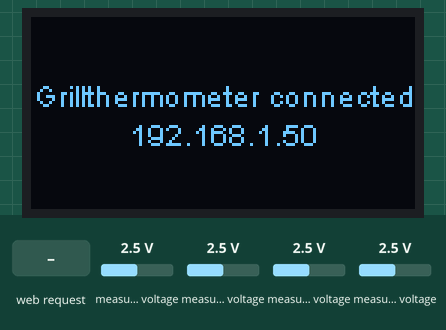
This sketch was run on a simulated ESP8266 (NodeMCU). On the bench: 128×64 one-colour display. The test bench sets the inputs (shaded band); at power-on: measured voltage 2.5 V. WiFi joins after 1.5 s; servers stay silent unless stated; storage starts empty; what the sketch prints to the serial monitor is not drawn.

Above: at 2.7 s.
2.8 s: HTTP request GET /temperature1 received
Timing chart, 0 to 5.8 s (numbered marks = the images above; inputs shaded):
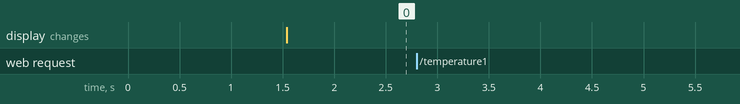

Measured:
- after the input at 2.8 s, every drawn part: stays the same

The sketch:

Grillthermometer_Wifimanager.ino
```cpp
#include <ESP8266WiFi.h>
#include <ESPAsyncTCP.h>
#include <ESPAsyncWebServer.h>
#include <FS.h>
#include <Wire.h>
#include <Adafruit_ADS1X15.h>
#include <ESPAsyncWiFiManager.h>
#include <SH1106.h>

//  config Display 1.3 zoll
SH1106Wire display(0x3c, SDA, SCL);  // ADDRESS, SDA, SCL


// Set A/D wandler
 Adafruit_ADS1115 ads;
 int16_t adc0, adc1, adc2, adc3;
 float temp1;
 float temp2;

// AsyncWebServer object auf Port 80
AsyncWebServer server(80);

DNSServer dns;

//  Kerntemperatur
String getTemperature1() {
  float temperature1 = temp1;
  Serial.println(temperature1);
  return String(temperature1);
}

//  Rost temperatur
String getTemperature2() {
  float temperature2 = temp2;
  Serial.println(temperature2);
  return String(temperature2);
}

String processor(const String& var){

  if (var == "TEMPERATURE1"){
  return getTemperature1();
  }
  else if (var == "TEMPERATURE2"){
    return getTemperature2();
  }
}


void setup(){

// Serial port einstellen
  Serial.begin(115200);

// Initialize Display
  display.init();
    display.flipScreenVertically();
    display.setContrast(255);

// I2C ADS1115
  ads.begin();

// Initialize SPIFFS
  if(!SPIFFS.begin()){
    Serial.println("An Error has occurred while mounting SPIFFS");
    return;
    }
// Starte WIFI Manager
  AsyncWiFiManager wifiManager(&server,&dns);
     wifiManager.autoConnect("Grillthermometer");
      Serial.println("connected...yeey :)");
      display.clear();
      display.setFont(ArialMT_Plain_10);
      display.setTextAlignment(TEXT_ALIGN_CENTER_BOTH);
      display.drawString(display.getWidth() / 2, display.getHeight() / 2, "Grillthermometer connected\n" + WiFi.localIP().toString());
      display.display();


// Route for root / web page
  server.on("/", HTTP_GET, [](AsyncWebServerRequest *request){
    request->send(SPIFFS, "/index.html", String(), false, processor);
  });

// Route to load style.css file
  server.on("/main.css", HTTP_GET, [](AsyncWebServerRequest *request){
    request->send(SPIFFS, "/main.css", "text/css");
  });

   server.on("/temperature1", HTTP_GET, [](AsyncWebServerRequest *request){
    request->send_P(200, "text/plain", getTemperature1().c_str());
  });

  server.on("/temperature2", HTTP_GET, [](AsyncWebServerRequest *request){
    request->send_P(200, "text/plain", getTemperature2().c_str());
  });


// Start server
  server.begin();
  Serial.println("HTTP server started");

}

void loop(){


// ADC adressierung

  adc0 = ads.readADC_SingleEnded(0);
  adc1 = ads.readADC_SingleEnded(1);
  adc2 = ads.readADC_SingleEnded(2);
  adc3 = ads.readADC_SingleEnded(3);
  temp1 = 0.0001725768 * pow(map(adc0 ,15000 ,17800 ,1 , 1023) - 358.9383561644, 2) + 20.2409402426;
  temp2 = 0.0001725768 * pow(map(adc1 ,15000 ,17800 ,1 , 1023) - 358.9383561644, 2) + 20.2409402426;

  delay(1000);

}
```
